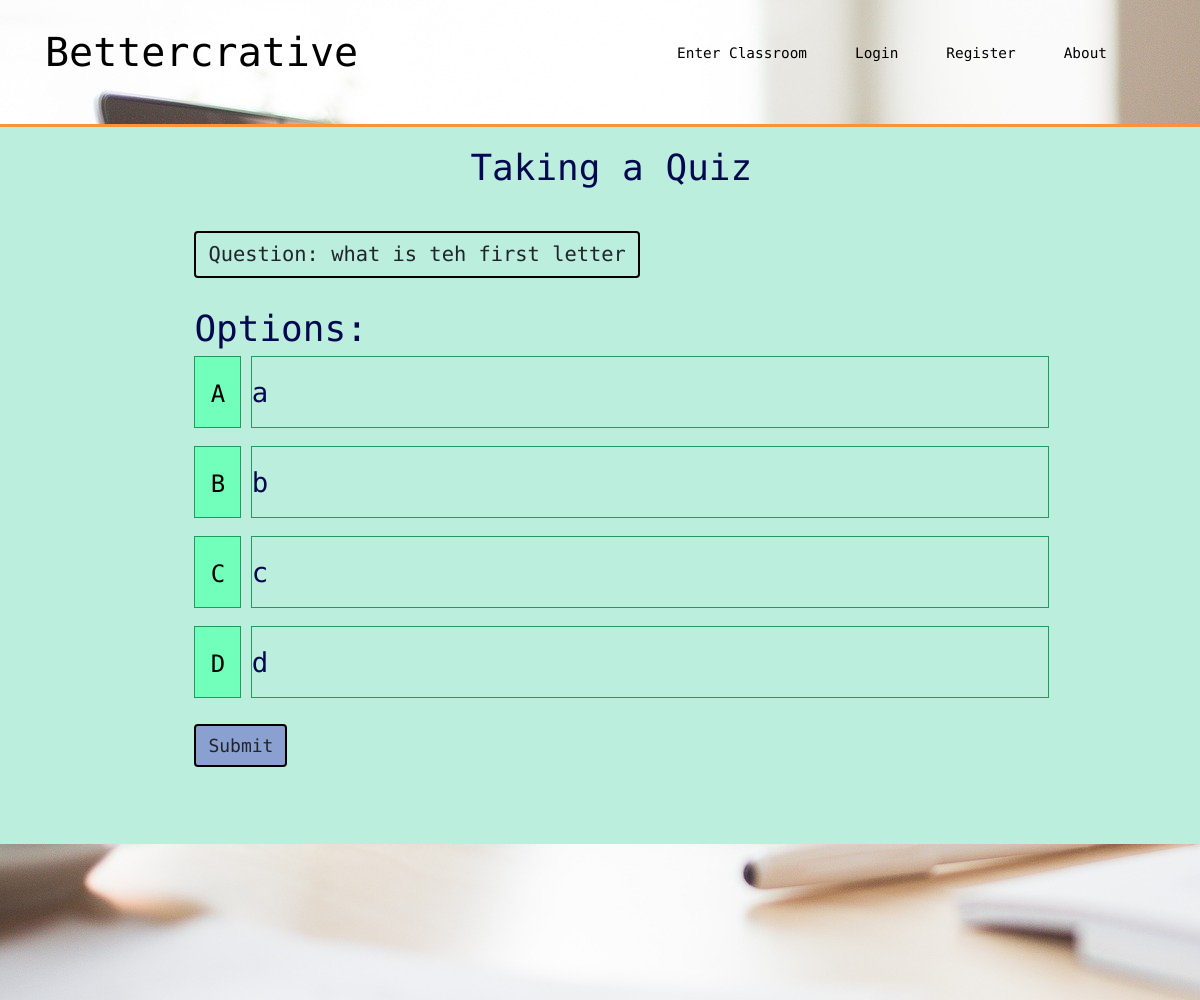
Before: /classroom/3 with the older database file.
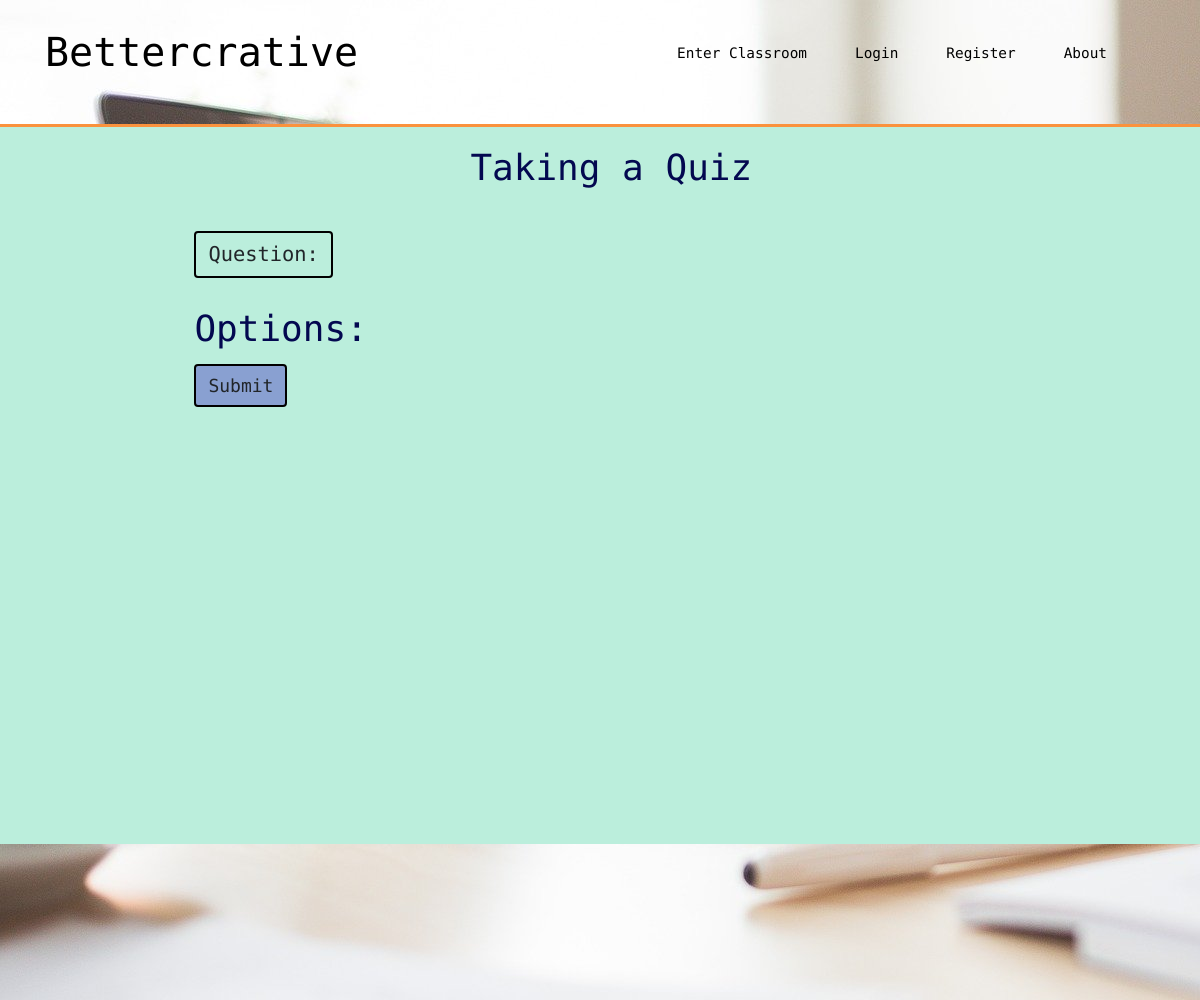
After: the same page with the newer database file.
### bettercrative/models.py (models this page shows, shortened)
class Quiz(db.Model):
    id = db.Column(db.Integer, primary_key=True)
    name = db.Column(db.String(50), unique=True, nullable=False)
    question_content = db.Column(db.String, nullable=False)
    question_answers = db.relationship('Answer', backref='quiz', lazy=True, collection_class=list,
                                       cascade="all, delete, delete-orphan")
    date_created = db.Column(db.Date, nullable=False, default=datetime.today())
    user_id = db.Column(db.Integer, db.ForeignKey('user.id'), nullable=False)
    classroom_host_id = db.Column(db.Integer, db.ForeignKey('classroom.id'), nullable=True)
    active_question = db.Column(db.String, nullable=True)
    questions = db.relationship('Question', backref='quiz', lazy=True, collection_class=list, cascade="all, delete, delete-orphan")

class Answer(db.Model):
    id = db.Column(db.Integer, primary_key=True)
    content = db.Column(db.Text, nullable=False)
    quiz_id = db.Column(db.Integer, db.ForeignKey('quiz.id'), nullable=False)
    correct = db.Column(db.Boolean, nullable=False, default=False)

### bettercrative/classrooms/routes.py (the view)
@classrooms.route("/classroom/<int:classroom_id>", methods=['GET', 'POST'])
def classroom(classroom_id):
    classroom = Classroom.query.get_or_404(classroom_id)
    quizzes = classroom.added_quizzes
    if current_user.is_authenticated:
        return render_template('classroom.html', title=classroom.name, classroom=classroom) #, active_quiz=active_quiz <- THIS WAS REMOVED FROM END OF THIS LINE
    else:
        quiz = Quiz.query.filter_by(classroom_host_id=classroom_id).first()
        return render_template('take_quiz.html', title='TakeQuiz', classroom=classroom, quiz=quiz)
        print(classroom_id)
        return render_template('take_quiz.html', classroom_id=classroom_id)

### bettercrative/templates/take_quiz.html (shortened to what this page needs)
{% extends "layout.html" %}
{% block content %}
<div class = "multiple-choice">
         <span class = "Taking-a-Quiz">Taking a Quiz</span>
        <div class = "answerchoices">
            <div class = "menu" style = "margin-left:15vw; margin-top: ">
                <form action="" method='POST'>
                        <span class = "btn" style = "font-size:1.7vw; margin-top:3vw;"> Question: {{ quiz.question_content }} </span>
                        <div class =  "options">
                            <span> Options:</span>
                                <div class ="Student-Answers">
                                {%for eachanswer in quiz.question_answers%}
                                <div class = "answerContainer reset">
                                    <div class = "answerChoice">
                                        <span class = "choice"> <input type = "button" name="studentResponse" value = '{{"ABCD"[loop.index0]}}' class ="response"></span>
                                        <div class = "answerBox">
                                            <div class = "answerBox-answer">
                                                {{eachanswer.content}}
                                            </div>
                                        </div>
                                    </div>
                                {%endfor%}
                                <button type="submit" class="btn Taking-a-Quiz-Submit" style="background-color:rgb(137, 160, 209);">Submit</button>
                                </div>
                        </div>
                </form>
            </div>
        </div>
{% endblock  %}

### bettercrative/templates/layout.html (shortened to what this page needs)
<!DOCTYPE html>
<html lang="en">
<head>
    <link href="https://stackpath.bootstrapcdn.com/bootstrap/4.4.1/css/bootstrap.min.css"
 rel="stylesheet">
    <link href="{{ url_for('static', filename='vendor/fontawesome-free/css/all.min.css')}}" rel="stylesheet" type="text/css">
    <link href="{{ url_for('static', filename='main.css') }}" rel="stylesheet" type="text/css">
</head>
<body id = "body">
<div class="transparent-background">
        <header>
            <nav class="nav">
                <div class="container">
                    <div class="logo">
                        <a href="{{ url_for('main.home') }}">Bettercrative</a>
                    </div>
                    <div class="listofcontents" id="navlistcontents">
                        <ul class="navlinks">
                            {% if current_user.is_authenticated %}
                            <li><a href="{{ url_for('main.about') }}"> About </a></li>
                            <li><a href="{{ url_for('users.account') }}"> Account </a></li>
                            <li><a href="{{ url_for('users.logout') }}"> Logout </a></li>
                            {% else %}
                            <li><a href="{{ url_for('classrooms.enter_classroom') }}"> Enter Classroom </a></li>
                            <li><a href="{{ url_for('users.login') }}"> Login </a></li>
                            <li><a href="{{ url_for('users.register') }}"> Register </a></li>
                            <li><a href="{{ url_for('main.about') }}"> About </a></li>
                            {% endif %}
                        </ul>
                    </div>
                </div>
            </nav>
        </header>
    <section class="home-section">
        {% block content %}
        {% endblock %}
    </section>
</div>
</body>
</html>

### bettercrative/static/main.css (style rules this page uses)
body { background-attachment: fixed; font-family: 'Open Sans Condensed'; font-size: 180%; background-image: url("images/laptopmono.jpg"); }
* { box-sizing: border-box; }
section { opacity: 100%; }
body:after { content: ' '; display: block; position: absolute; left: 0; top: 0; z-index: -1; width: 100%; height: 100%; }
.nav { z-index: 3; width: 100%; height: 65px; position: fixed; line-height: 65px; text-align: center; }
.nav div.logo { float: left; width: auto; height: auto; }
.nav div.logo a { text-decoration: none; color: black; font-size: 2.5rem; font-family: 'Source Code Pro', monospace; }
.nav div.listofcontents { height:65px; float:right; font-size:1.5vw; overflow: hidden; }
.nav div.listofcontents a { text-decoration: none; color: black; font-family: 'Source Code Pro', monospace; }
.nav div.listofcontents ul { width: 100%; height: 65px; display: flex; list-style: none; margin: 0; padding: 0; font-size: 1.2vw; }
.nav div.listofcontents li { width: auto; height: 65px; padding: 0; padding-right:3rem; }
.nav { padding-top: 20px; padding-bottom: 20px; -webkit-transform: all 0.4s ease; transition: all 0.4s ease; }
.transparent-background { background-image: url("images/laptopmono.jpg"); }
.home-section { width: 100%; padding-top: 40px; height: 1000px; }
div.multiple-choice { padding: 1em; position: relative; background-color: rgb(187, 238, 220); border-top: 3px solid rgb(250, 146, 61); padding-right: 4.6em; min-height:15em; height: 50vw; }
.btn { border: 2px solid black; }
span.Taking-a-Quiz { font-size:3vw; margin-left:38vw; }
button.btn.Taking-a-Quiz-Submit { font-size:1.5vw; }
div.options { font-size:3vw; margin-top:2vw; }

### bettercrative/templates/take_quiz.html (style rules this page uses)
div.multiple-choice { color:rgb(3, 8, 80); font-family: "Source Code Pro"; font-size:1.2vw; height:60vw; }
div.multiple-choice { margin-top: 7vw; }

Changed rows visible on the page:
removed Quiz: question_content "what is teh first letter"
removed Answer: content "a"
removed Answer: content "b"
removed Answer: content "c"
removed Answer: content "d"
